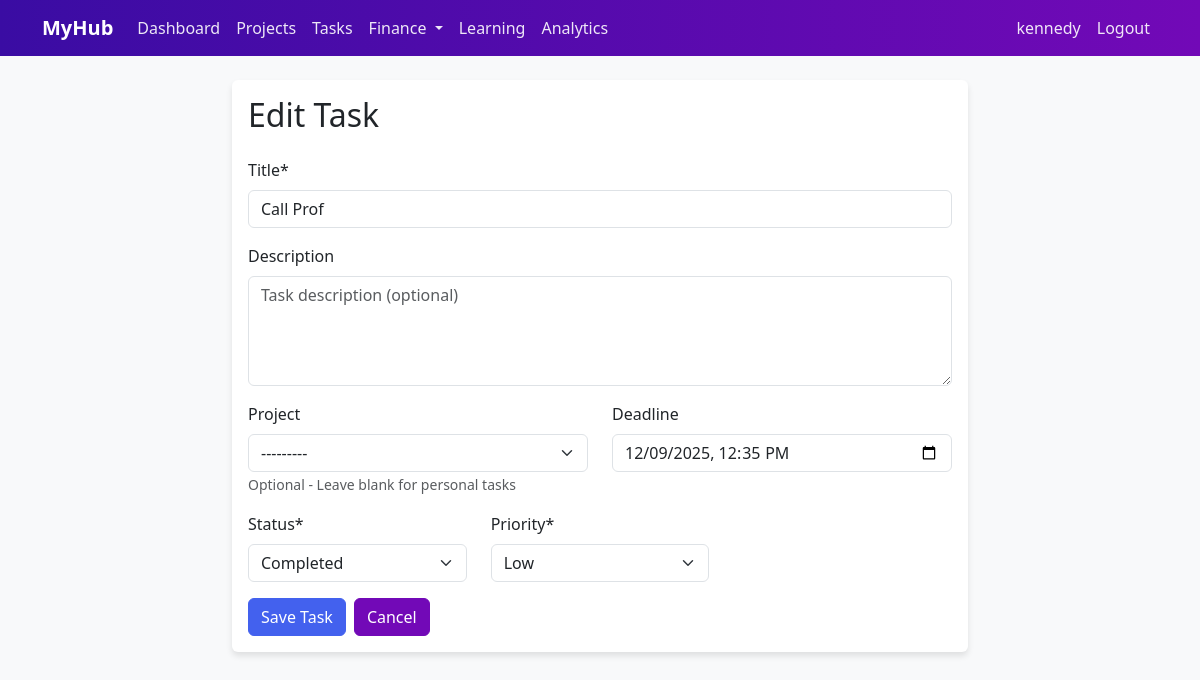
The page /tasks/1/edit/ (signed in) on the database its author committed.
### tasks/models.py (models this page shows, shortened)
class Task(models.Model):
    STATUS_CHOICES = (
        ('pending', 'Pending'),
        ('in_progress', 'In Progress'),
        ('completed', 'Completed'),
    )
    PRIORITY_CHOICES = (
        ('low', 'Low'),
        ('medium', 'Medium'),
        ('high', 'High'),
    )
    title = models.CharField(max_length=200)
    description = models.TextField(blank=True)
    user = models.ForeignKey(settings.AUTH_USER_MODEL, on_delete=models.CASCADE, related_name='tasks')
    project = models.ForeignKey('projects.Project', on_delete=models.CASCADE, null=True, blank=True, related_name='tasks')
    status = models.CharField(max_length=20, choices=STATUS_CHOICES, default='pending')
    priority = models.CharField(max_length=10, choices=PRIORITY_CHOICES, default='medium')
    deadline = models.DateTimeField(null=True, blank=True)
    created_at = models.DateTimeField(auto_now_add=True)
    updated_at = models.DateTimeField(auto_now=True)
    completed_at = models.DateTimeField(null=True, blank=True)
    class Meta:
        ordering = ['-created_at']

### tasks/views.py (the view)
# urls.py: path('<int:pk>/edit/', TaskUpdateView.as_view(), name='task_update'),
class TaskUpdateView(LoginRequiredMixin, UserPassesTestMixin, generic.UpdateView):
    model = Task
    form_class = TaskForm
    template_name = 'tasks/task_form.html'
    def get_form(self, form_class=None):
        form = super().get_form(form_class)
        form.fields['project'].queryset = self.request.user.projects.all()
        return form
    def test_func(self):
        task = self.get_object()
        return task.user == self.request.user

### tasks/forms.py
class TaskForm(forms.ModelForm):
    class Meta:
        model = Task
        fields = ['title', 'description', 'project', 'status', 'priority', 'deadline']
        widgets = {
            'title': forms.TextInput(attrs={'class': 'form-control', 'placeholder': 'Task title'}),
            'description': forms.Textarea(attrs={'class': 'form-control', 'rows': 4, 'placeholder': 'Task description (optional)'}),
            'project': forms.Select(attrs={'class': 'form-select'}),
            'status': forms.Select(attrs={'class': 'form-select'}),
            'priority': forms.Select(attrs={'class': 'form-select'}),
            'deadline': forms.DateTimeInput(attrs={'class': 'form-control', 'type': 'datetime-local'}),
        }

### projects/models.py (called while the page is built)
    def __str__(self):
        return self.title

### templates/tasks/task_form.html (shortened to what this page needs)
{% extends "base.html" %}
{% load static %}
{% block content %}
<div class="row justify-content-center">
    <div class="col-md-8">
        <div class="card">
            <div class="card-body">
                <h2 class="card-title mb-4">{% if object %}Edit Task{% else %}Create New Task{% endif %}</h2>
                <form method="post">
                    <div class="mb-3">
                        <label for="{{ form.title.id_for_label }}" class="form-label">Title*</label>
                        {{ form.title }}
                    </div>
                    <div class="mb-3">
                        <label for="{{ form.description.id_for_label }}" class="form-label">Description</label>
                        {{ form.description }}
                    </div>
                    <div class="row">
                        <div class="col-md-6 mb-3">
                            <label for="{{ form.project.id_for_label }}" class="form-label">Project</label>
                            {{ form.project }}
                            <small class="form-text text-muted">Optional - Leave blank for personal tasks</small>
                        </div>
                        <div class="col-md-6 mb-3">
                            <label for="{{ form.deadline.id_for_label }}" class="form-label">Deadline</label>
                            {{ form.deadline }}
                        </div>
                    </div>
                    <div class="row">
                        <div class="col-md-4 mb-3">
                            <label for="{{ form.status.id_for_label }}" class="form-label">Status*</label>
                            {{ form.status }}
                        </div>
                        <div class="col-md-4 mb-3">
                            <label for="{{ form.priority.id_for_label }}" class="form-label">Priority*</label>
                            {{ form.priority }}
                        </div>
                    </div>
                    <div class="d-flex gap-2">
                        <button type="submit" class="btn btn-primary">Save Task</button>
                        <a href="{% url 'tasks:task_list' %}" class="btn btn-secondary">Cancel</a>
                    </div>
                </form>
            </div>
        </div>
    </div>
</div>
{% endblock %}

### templates/base.html (shortened to what this page needs)
{% load static %}
<!DOCTYPE html>
<html lang="en">
<head>
    <link href="https://cdn.jsdelivr.net/npm/bootstrap@5.3.0/dist/css/bootstrap.min.css" rel="stylesheet">
    <link rel="stylesheet" href="https://cdn.jsdelivr.net/npm/bootstrap-icons@1.11.1/font/bootstrap-icons.css">
    <link rel="stylesheet" href="{% static 'css/style.css' %}">
</head>
<body>
    <nav class="navbar navbar-expand-lg navbar-dark bg-dark">
        <div class="container">
            <a class="navbar-brand" href="{% url 'projects:project_list' %}">MyHub</a>
            <div class="collapse navbar-collapse" id="navbarNav">
                <ul class="navbar-nav">
                    <li class="nav-item">
                        <a class="nav-link" href="{% url 'home' %}">Dashboard</a>
                    </li>
                    <li class="nav-item">
                        <a class="nav-link" href="{% url 'projects:project_list' %}">Projects</a>
                    </li>
                    <li class="nav-item">
                        <a class="nav-link" href="{% url 'tasks:task_list' %}">Tasks</a>
                    </li>
                    <li class="nav-item dropdown">
                        <a class="nav-link dropdown-toggle" href="#" id="financeDropdown" role="button" data-bs-toggle="dropdown">
                            Finance
                        </a>
                    </li>
                    <li class="nav-item">
                        <a class="nav-link" href="{% url 'learning:course_list' %}">Learning</a>
                    </li>
                    <li class="nav-item">
                        <a class="nav-link" href="{% url 'analytics:event_list' %}">Analytics</a>
                    </li>
                </ul>
                <ul class="navbar-nav ms-auto">
                    {% if user.is_authenticated %}
                        <li class="nav-item">
                            <span class="nav-link">{{ user.username }}</span>
                        </li>
                        <li class="nav-item">
                            <form method="post" action="{% url 'logout' %}" style="display: inline;">
                                <button type="submit" class="btn nav-link" style="border: none; background: none; cursor: pointer;">Logout</button>
                            </form>
                        </li>
                    {% endif %}
                </ul>
            </div>
        </div>
    </nav>
    <div class="container mt-4">
        {% block content %}
        {% endblock %}
    </div>
</body>
</html>

### static/css/style.css (style rules this page uses)
:root { --color-neon-pink: #F72585; --color-purple: #7209B7; --color-grape: #3A0CA3; --color-blue: #4361EE; --color-sky-blue: #4CC9F0; }
body { background-color: #f8f9fa; }
.navbar { background-color: var(--color-grape) !important; background: linear-gradient(to right, var(--color-grape), var(--color-purple)); }
.navbar-brand { font-weight: bold; color: white !important; }
.nav-link { color: rgba(255, 255, 255, 0.9) !important; transition: color 0.3s ease; }
.btn-primary { background-color: var(--color-blue); border-color: var(--color-blue); }
.btn-secondary { background-color: var(--color-purple); border-color: var(--color-purple); }
.card { border: none; box-shadow: 0 4px 6px rgba(0,0,0,0.1); margin-bottom: 1rem; transition: transform 0.2s; }
a { color: var(--color-blue); text-decoration: none; }

### rows shown on the page
Task: title "Call Prof", project "---------", deadline "12/09/2025 12:35", status "Completed", priority "Low"

### other values the page prints
{{ user.username }} "kennedy"
